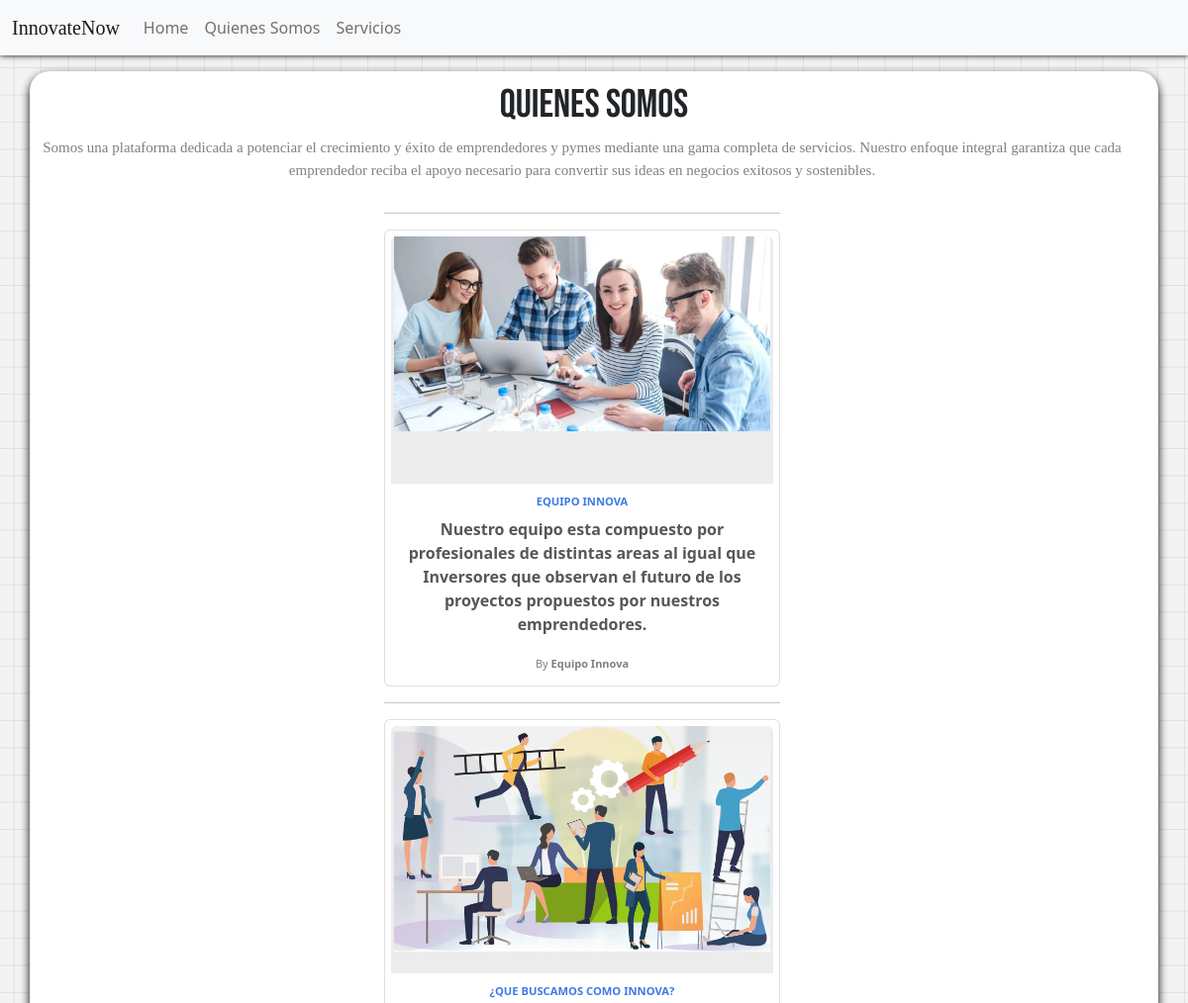
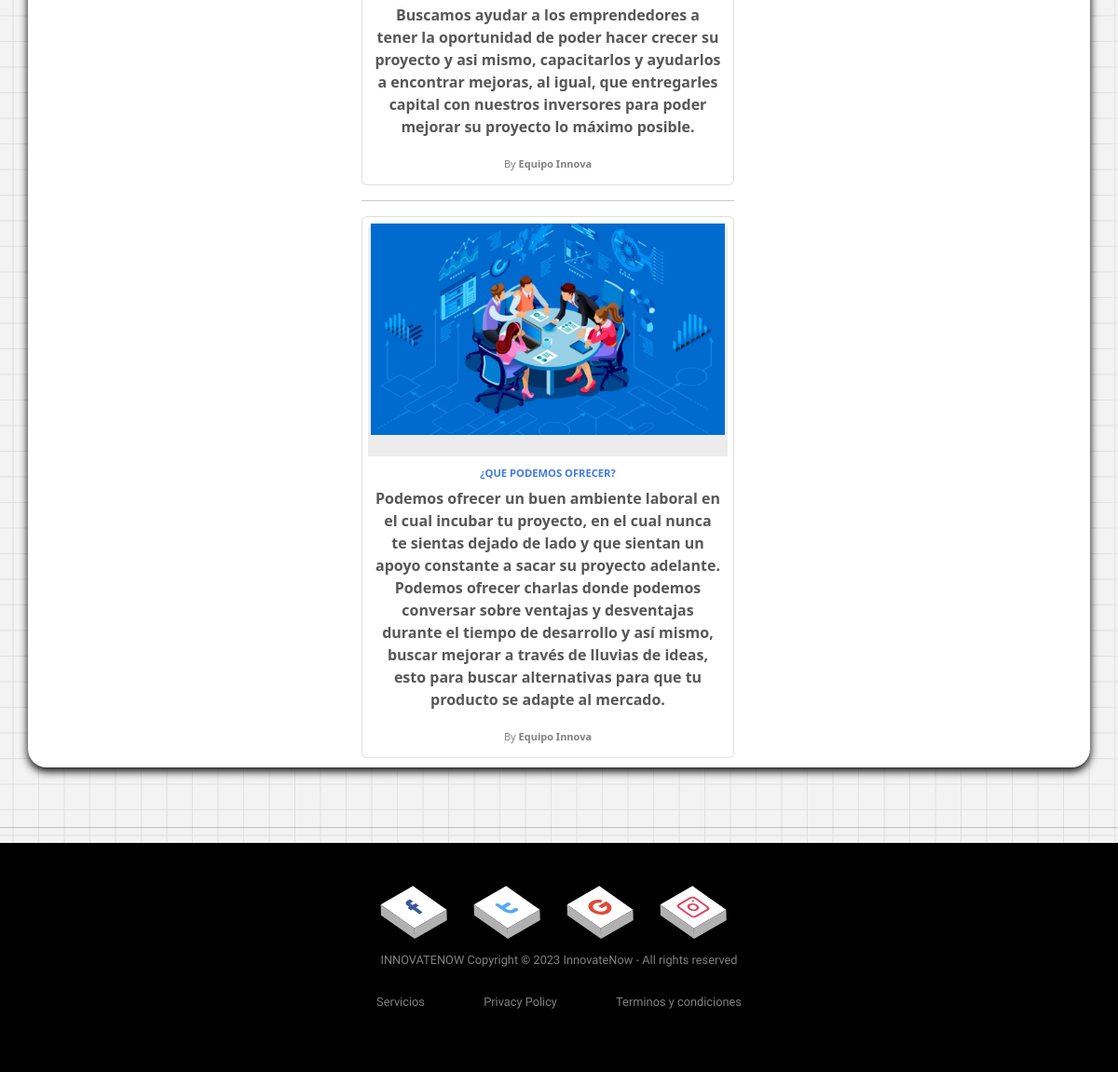
The page /Innova/Quienes-somos on the database its author committed (2 pictures, top to bottom).
### Innova/models.py (models this page shows, shortened)
class Nav(models.Model):
    id_nav = models.AutoField(db_column='idNav', primary_key=True)
    nombre_nav = models.CharField(max_length=20, blank=False, null=False)
    url_nav = models.CharField(max_length=20, blank=False, null=False)
    class Meta:
        db_table = 'Navs'

class Quienesomo(models.Model):
    id_quienesomos = models.AutoField(db_column='idQuienesomos', primary_key=True)
    titulo_quienesomos = models.CharField(max_length=50, blank=False, null=False)
    descripcion_quienesomos = models.CharField(max_length=1000, blank=False, null=False)
    imagen = models.ImageField(upload_to="innova", null=True)
    class Meta:
        db_table = 'Quienes_somos'

### Innova/views.py (the view)
# urls.py: path('Quienes-somos', views.QuieneSomos, name='Quienes-somos'),
def QuieneSomos(request):
    navbar = Nav.objects.all()
    nosotros = Quienesomo.objects.all()
    context = {'navbar':navbar, 'nosotros':nosotros}
    return render(request, 'pages/QuienesSomos.html', context)

### Innova/templates/pages/QuienesSomos.html (shortened to what this page needs)
{% load static %}
<!DOCTYPE html>
<html lang="es">
<head>
    <link href="https://cdn.jsdelivr.net/npm/bootstrap@5.0.2/dist/css/bootstrap.min.css" rel="stylesheet">
    <link rel="stylesheet" href="{% static 'css/base.css' %}">
    <link rel="stylesheet" href="{% static 'css/quienesomos.css' %}">
    <link rel="stylesheet" href="https://cdnjs.cloudflare.com/ajax/libs/font-awesome/4.7.0/css/font-awesome.min.css">
</head>
<body>
    <nav class="navbar navbar-expand-lg navbar-light bg-light">
        <div class="container-fluid">
          <a class="navbar-brand" href="#">InnovateNow</a>
          <div class="collapse navbar-collapse" id="navbarSupportedContent">
            <ul class="navbar-nav me-auto mb-2 mb-lg-0">
            {% if navbar %}
                {% for nav in navbar %}
                <li class="nav-item">
                    <a class="nav-link" href="{{nav.url_nav}}">{{nav.nombre_nav}}</a>
                </li>
                {% endfor %}
            {% endif %}
            </ul>
          </div>
        </div>
      </nav>
      <div class="container mt-3">
        <h1>Quienes Somos</h1>
        <div class="row">
          <div class="col-12 text-center">
            <p class="descripcion-text">
              Somos una plataforma dedicada a potenciar el crecimiento y éxito de emprendedores y pymes mediante una gama completa de servicios. Nuestro enfoque integral garantiza que cada emprendedor reciba el apoyo necesario para convertir sus ideas en negocios exitosos y sostenibles.
            </p>
          </div>
        </div>
        <div class="row">
          {% for somos in nosotros %}
          <div class="col-12 text-center">
            <hr>
            <div class="card">
              <div class="card-image"><img src="{{ somos.imagen.url }}" alt="Innova" class="imagen-innova"></div>
              <div class="category"> {{somos.titulo_quienesomos}} </div>
              <div class="heading"> {{somos.descripcion_quienesomos}}
                  <div class="author"> By <span class="name">Equipo Innova</span></div>
              </div>
          </div>
        </div>
        {% endfor %}
        </div>
      </div>
      <br>
      <br>
      <hr>
      <footer>
        <div class="footer">
          <div class="row">
            <ul class="social">
              <li class="social-item">
                <a class="social-link" href="/">
                </a>
              </li>
              <li class="social-item">
                <a class="social-link" href="/">
                </a>
              </li>
              <li class="social-item">
                <a class="social-link" href="/">
                </a>
              </li>
              <li class="social-item">
                <a class="social-link" href="/">
                </a>
              </li>
            </ul>
          </div>
          <div class="row">
              INNOVATENOW Copyright © 2023 InnovateNow - All rights reserved
          </div>
          <div class="row">
            <ul>
              <li><a href="{% url 'Servicios' %}">Servicios</a></li>
              <li><a href="#">Privacy Policy</a></li>
              <li><a href="#">Terminos y condiciones</a></li>
            </ul>
          </div>
        </div>
      </footer>
</body>
</html>

### Innova/static/css/base.css (style rules this page uses)
h1,h2,h3,h4 { text-align: center; font-family: nav; }
.navbar { box-shadow: 0px 0px 6px black; }
.navbar-brand { font-family: logo; }
p { text-align: center; }
.container { border-radius: 20px; box-shadow: 0px 4px 10px rgb(0, 0, 0); min-height: 640px; padding: 10px; background-color: white; }
body { width: 100%; height: 100%; --color: #E1E1E1; background-color: #F3F3F3; background-image: linear-gradient(0deg, transparent 24%, var(--color) 25%, var(--color) 26%, transparent 27%,transparent 74%, var(--color) 75%, var(--color) 76%, transparent 77%,transparent), linear-gradient(90deg, transparent 24%, var(--color) 25%, var(--color) 26%, transparent 27%,transparent 74%, var(--color) 75%, var(--color) 76%, transparent 77%,transparent); background-size: 55px 55px; }
.footer { background:#000; padding:30px 0px; font-family: 'Play', sans-serif; text-align:center; }
.footer .row { width:100%; margin:1% 0%; padding:0.6% 0%; color:gray; font-size:0.8em; }
.footer .row a { text-decoration:none; color:gray; transition:0.5s; display: flex; }
.footer .row ul { width:100%; }
.footer .row ul li { display:inline-block; margin: 0px 30px; }
.row { width: 100%; justify-content: center; display: grid; }
.descripcion-text { font-size: 15px; font-family: logo; color: gray; }
.social { margin: 0; list-style: none; padding-left: 0; display: flex; justify-content: center; align-items: center; height: 100%; }
.social .social-item { margin: 0 30px; width: 40px; height: 40px; display: flex; justify-content: center; align-items: center; }
.social .social-item .social-link { position: relative; width: 100%; height: 100%; display: flex; justify-content: center; align-items: center; background: #fff; text-align: center; transform: perspective(1000px) rotate(-30deg) skew(25deg) translate(0, 0); transition: all 0.4s ease; }
.social .social-item .social-link::before { content: ""; position: absolute; top: 5px; left: -10px; height: 100%; width: 10px; background: #b1b1b1; transition: all 0.4s ease; transform: rotate(0deg) skewY(-45deg); }
.social .social-item .social-link::after { content: ""; position: absolute; top: 40px; left: -5px; height: 10px; width: 100%; background: #b1b1b1; transition: all 0.4s ease; transform: rotate(0deg) skewX(-45deg); }
.social .social-item:nth-child(1) a { color: #3b5999; }
.social .social-item:nth-child(2) a { color: #55acee; }
.social .social-item:nth-child(3) a { color: #dd4b39; }
.social .social-item:nth-child(4) a { color: #e4405f; }

### Innova/static/css/quienesomos.css (style rules this page uses)
.card { width: 400px; background: white; padding: .4em; border-radius: 6px; }
.card-image { background-color: rgb(236, 236, 236); width: 100%; height: 250px; border-radius: 6px 6px 0 0; }
.category { text-transform: uppercase; font-size: 0.7em; font-weight: 600; color: rgb(63, 121, 230); padding: 10px 7px 0; }
.heading { font-weight: 600; color: rgb(88, 87, 87); padding: 7px; }
.author { color: gray; font-weight: 400; font-size: 11px; padding-top: 20px; }
.name { font-weight: 600; }
.imagen-innova { width: 380px; max-height: 250px; }

### rows shown on the page
Nav: nombre_nav "Home"
Nav: nombre_nav "Quienes Somos"
Nav: nombre_nav "Servicios"
Quienesomo: imagen (picture), titulo_quienesomos "EQUIPO INNOVA", descripcion_quienesomos "Nuestro equipo esta compuesto por profesionales de distintas areas al igual que Inversores que observan el futuro de los proyectos propuestos por nuestros emprendedores."
Quienesomo: imagen (picture), titulo_quienesomos "¿QUE BUSCAMOS COMO INNOVA?", descripcion_quienesomos "Buscamos ayudar a los emprendedores a tener la oportunidad de poder hacer crecer su proyecto y asi mismo, capacitarlos y ayudarlos a encontrar mejoras, al igual, que entregarles capital con nuestros inversores para poder mejorar su proyecto lo máximo posible."
Quienesomo: imagen (picture), titulo_quienesomos "¿QUE PODEMOS OFRECER?", descripcion_quienesomos "Podemos ofrecer un buen ambiente laboral en el cual incubar tu proyecto, en el cual nunca te sientas dejado de lado y que sientan un apoyo constante a sacar su proyecto adelante. Podemos ofrecer charlas donde podemos conversar sobre ventajas y desventajas durante el tiempo de desarrollo y así mismo, buscar mejorar a través de lluvias de ideas, esto para buscar alternativas para que tu producto se adapte al mercado."
